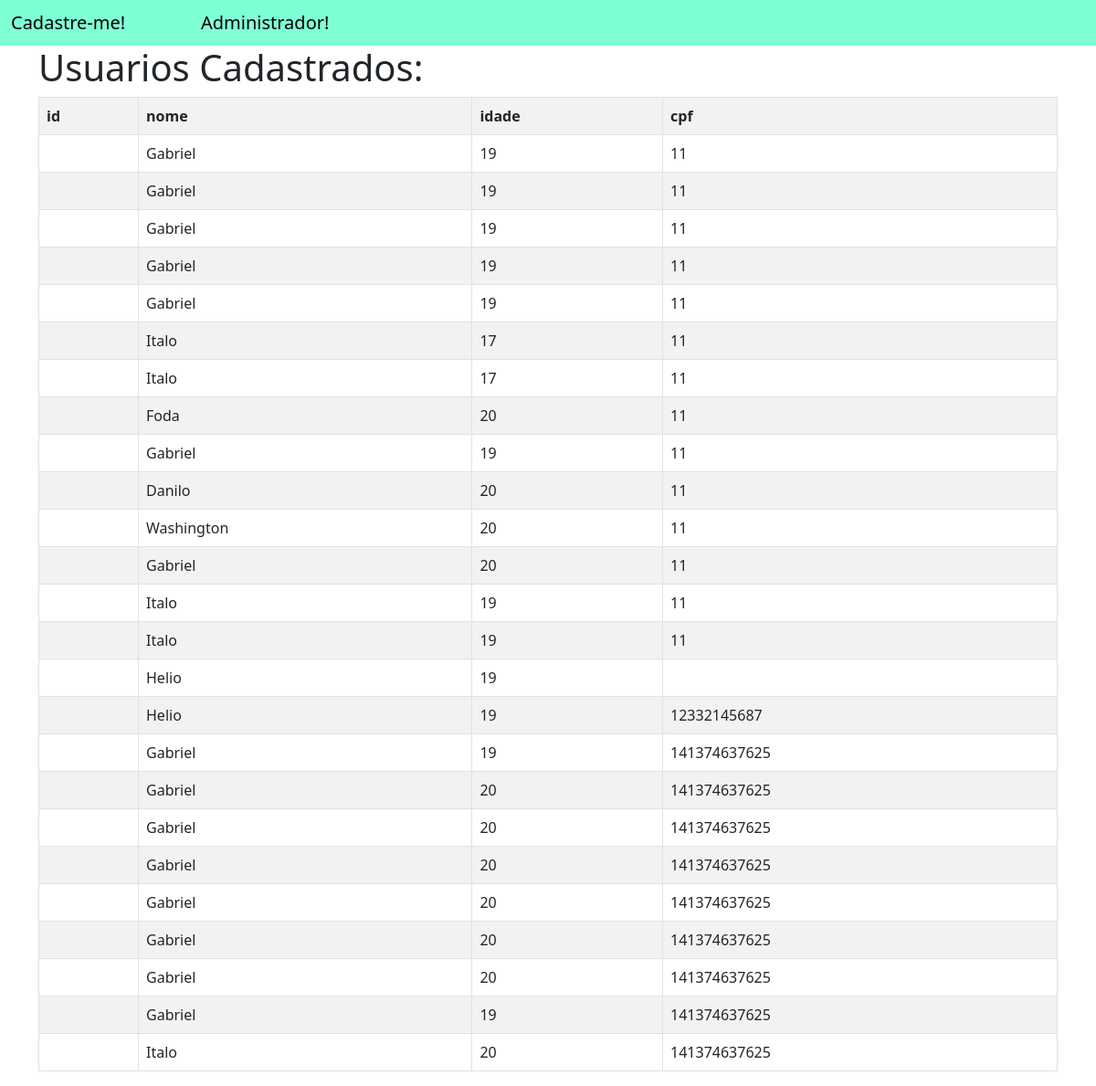
/usuarios/, run on an earlier commit of the app's database.
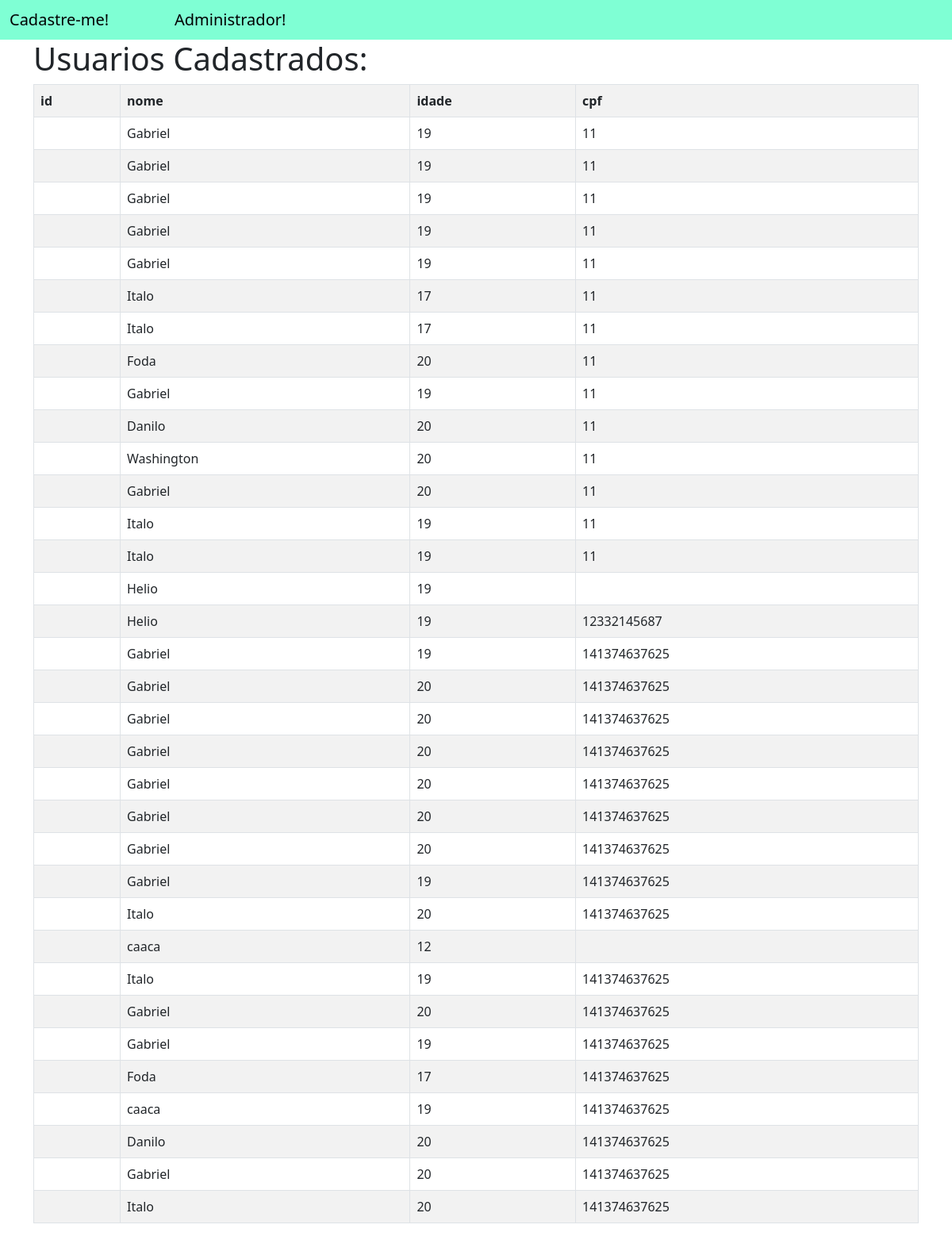
And on a later commit of the database.
### app_cad_usuarios/models.py (models this page shows)
class Usuario(models.Model):
    id_usuario = models.AutoField(primary_key=True)
    nome = models.CharField(max_length=255)
    idade = models.IntegerField()
    cpf = models.CharField(max_length=11)

### app_cad_usuarios/views.py (the view, shortened to what this page needs)
# urls.py: path('usuarios/',views.usuarios,name='listagem_usuarios'),
def usuarios(request):
    action = request.POST.get('action') # Obtém o valor do botão clicado
    usuarios = {
                'usuarios': Usuario.objects.all()
            }
    return render(request,"usuarios/usuarios.html",usuarios)

### app_cad_usuarios/templates/usuarios/usuarios.html
{% extends 'usuarios/base.html' %}
{% block conteudo %}
    <div class="container">
        <h1>Usuarios Cadastrados:</h1>
        <table class="table table-bordered table-striped">
            <tr>
                <th>id</th>
                <th>nome</th>
                <th>idade</th>
                <th>cpf</th>
            </tr>
            {% for usuario in usuarios %}
            <tr>
                <td>{{usuario.id}}</td>
                <td>{{usuario.nome}}</td>
                <td>{{usuario.idade}}</td>
                <td>{{usuario.cpf}}</td>
            </tr>
            {% endfor %}
        </table>
    </div>
{% endblock %}

### app_cad_usuarios/templates/usuarios/base.html (shortened to what this page needs)
<!doctype html>
<html lang="en">
  <head>
    <link href="https://cdn.jsdelivr.net/npm/bootstrap@5.0.2/dist/css/bootstrap.min.css" rel="stylesheet">
  </head>
  <body>
    <nav style="background-color: aquamarine !important;" class="navbar navbar-light bg-light">
      <div class="container-fluid">
        <span class="navbar-brand mb-0 h1"><a style="text-decoration: none;color: black"href="{% url 'home' %}">Cadastre-me!</a><a style="text-decoration: none;color: black; position: absolute; left: 220px;"href="{% url 'admini' %}">Administrador!</a></span>
      </div>
    </nav>
    {% block conteudo %}
    {% endblock %}
  </body>
</html>

What changed in the data, as far as the page shows it:
added Usuario: nome "caaca", idade "12"
added Usuario: nome "Italo", idade "19", cpf "141374637625"
added Usuario: nome "Gabriel", idade "20", cpf "141374637625"
added Usuario: nome "Gabriel", idade "19", cpf "141374637625"
added Usuario: nome "Foda", idade "17", cpf "141374637625"
added Usuario: nome "caaca", idade "19", cpf "141374637625"
added Usuario: nome "Danilo", idade "20", cpf "141374637625"
added Usuario: nome "Gabriel", idade "20", cpf "141374637625"
added Usuario: nome "Italo", idade "20", cpf "141374637625"
